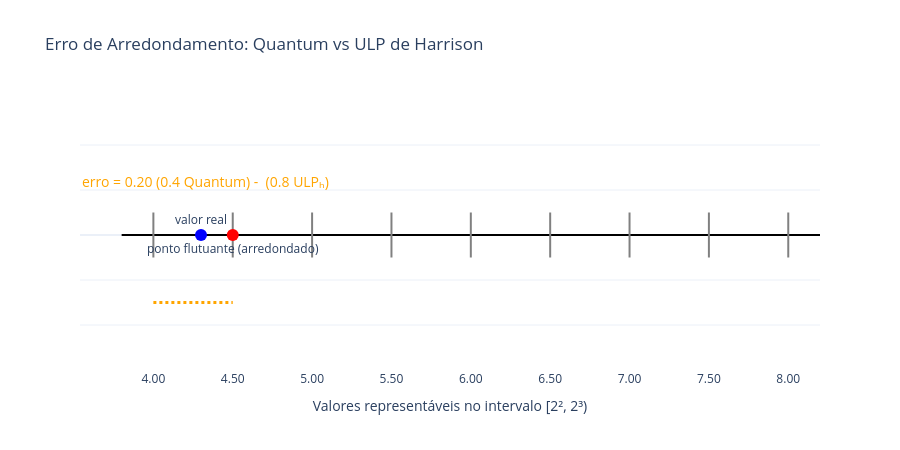

Notebook source saved alongside this figure:
### Code cell
import numpy as np
import plotly.graph_objects as go

# --- Parâmetros do sistema simplificado ---
b = 2
p = 4
e = 2
quantum = b ** (e - p + 1)          # 2^(e - p + 1)
ulp_harrison = b ** (e - p)         # 2^(e - p) = 0.25

# --- Números representáveis ---
start = 2 ** e
representaveis = np.arange(start, 2 ** (e + 1) + quantum, quantum)

# --- Valor real e arredondado ---
x_real = 4.3
x_float = 4.5
erro = abs(x_real - x_float)
erro_quantum = erro / quantum
erro_ulp_h = erro / ulp_harrison

# --- Gráfico base ---
fig = go.Figure()

# Linha horizontal principal
fig.add_trace(go.Scatter(
    x=[start - 0.2, 2 ** (e + 1) + 0.2],
    y=[0, 0],
    mode='lines',
    line=dict(color='black', width=2),
    showlegend=False
))

# Marcas verticais (números representáveis)
for pt in representaveis:
    fig.add_trace(go.Scatter(
        x=[pt, pt],
        y=[-0.05, 0.05],
        mode='lines',
        line=dict(color='gray', width=2),
        showlegend=False
    ))

# Valor real (azul)
fig.add_trace(go.Scatter(
    x=[x_real],
    y=[0],
    mode='markers+text',
    marker=dict(size=12, color='blue'),
    text=["valor real"],
    textposition='top center',
    name='Valor real'
))

# Valor arredondado (vermelho)
fig.add_trace(go.Scatter(
    x=[x_float],
    y=[0],
    mode='markers+text',
    marker=dict(size=12, color='red'),
    text=["ponto flutuante (arredondado)"],
    textposition='bottom center',
    name='Valor arredondado'
))

# Seta de erro
fig.add_annotation(
    x=x_real,
    y=0.12,
    ax=x_float,
    ay=0.12,
    text=f"erro = {erro:.2f}\n({erro_quantum:.1f} Quantum) -\n ({erro_ulp_h:.1f} ULPₕ)",
    showarrow=True,
    arrowhead=2,
    arrowsize=1.5,
    arrowwidth=1.5,
    arrowcolor='orange',
    font=dict(size=14, color='orange'),
    align='left'
)

# Intervalo de arredondamento (opcional)
fig.add_trace(go.Scatter(
    x=[4.0, 4.5],
    y=[-0.15, -0.15],
    mode='lines',
    line=dict(color='orange', width=3, dash='dot'),
    showlegend=False
))

# --- Layout ---
fig.update_layout(
    title='Erro de Arredondamento: Quantum vs ULP de Harrison',
    xaxis=dict(
        title='Valores representáveis no intervalo [2², 2³)',
        showgrid=False,
        zeroline=False,
        tickmode='array',
        tickvals=representaveis,
        ticktext=[f"{v:.2f}" for v in representaveis]
    ),
    yaxis=dict(showticklabels=False, range=[-0.3, 0.3]),
    showlegend=False,
    template='plotly_white',
    height=450
)

fig.show()

### Figure 1 — Plotly figure (JSON) as saved in the notebook; plotly's stock layout.template omitted (floating-point values rounded to 4 significant figures)
{"data": [{"line": {"color": "black", "width": 2}, "mode": "lines", "showlegend": false, "type": "scatter", "x": [3.8, 8.2], "y": [0, 0]}, {"line": {"color": "gray", "width": 2}, "mode": "lines", "showlegend": false, "type": "scatter", "x": [4, 4], "y": [-0.05, 0.05]}, {"line": {"color": "gray", "width": 2}, "mode": "lines", "showlegend": false, "type": "scatter", "x": [4.5, 4.5], "y": [-0.05, 0.05]}, {"line": {"color": "gray", "width": 2}, "mode": "lines", "showlegend": false, "type": "scatter", "x": [5, 5], "y": [-0.05, 0.05]}, {"line": {"color": "gray", "width": 2}, "mode": "lines", "showlegend": false, "type": "scatter", "x": [5.5, 5.5], "y": [-0.05, 0.05]}, {"line": {"color": "gray", "width": 2}, "mode": "lines", "showlegend": false, "type": "scatter", "x": [6, 6], "y": [-0.05, 0.05]}, {"line": {"color": "gray", "width": 2}, "mode": "lines", "showlegend": false, "type": "scatter", "x": [6.5, 6.5], "y": [-0.05, 0.05]}, {"line": {"color": "gray", "width": 2}, "mode": "lines", "showlegend": false, "type": "scatter", "x": [7, 7], "y": [-0.05, 0.05]}, {"line": {"color": "gray", "width": 2}, "mode": "lines", "showlegend": false, "type": "scatter", "x": [7.5, 7.5], "y": [-0.05, 0.05]}, {"line": {"color": "gray", "width": 2}, "mode": "lines", "showlegend": false, "type": "scatter", "x": [8, 8], "y": [-0.05, 0.05]}, {"marker": {"color": "blue", "size": 12}, "mode": "markers+text", "name": "Valor real", "text": ["valor real"], "textposition": "top center", "type": "scatter", "x": [4.3], "y": [0]}, {"marker": {"color": "red", "size": 12}, "mode": "markers+text", "name": "Valor arredondado", "text": ["ponto flutuante (arredondado)"], "textposition": "bottom center", "type": "scatter", "x": [4.5], "y": [0]}, {"line": {"color": "orange", "dash": "dot", "width": 3}, "mode": "lines", "showlegend": false, "type": "scatter", "x": [4, 4.5], "y": [-0.15, -0.15]}], "layout": {"annotations": [{"align": "left", "arrowcolor": "orange", "arrowhead": 2, "arrowsize": 1.5, "arrowwidth": 1.5, "ax": 4.5, "ay": 0.12, "font": {"color": "orange", "size": 14}, "showarrow": true, "text": "erro = 0.20\n(0.4 Quantum) -\n (0.8 ULPₕ)", "x": 4.3, "y": 0.12}], "height": 450, "showlegend": false, "title": {"text": "Erro de Arredondamento: Quantum vs ULP de Harrison"}, "xaxis": {"showgrid": false, "tickmode": "array", "ticktext": ["4.00", "4.50", "5.00", "5.50", "6.00", "6.50", "7.00", "7.50", "8.00"], "tickvals": [4.0, 4.5, 5.0, 5.5, 6.0, 6.5, 7.0, 7.5, 8.0], "title": {"text": "Valores representáveis no intervalo [2², 2³)"}, "zeroline": false}, "yaxis": {"range": [-0.3, 0.3], "showticklabels": false}}}
